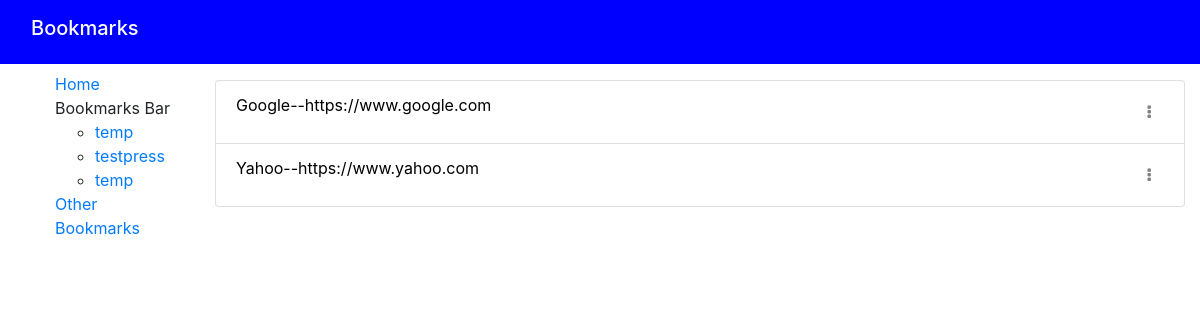
/bookmarks/folderunknown/, run on an earlier commit of the app's database.
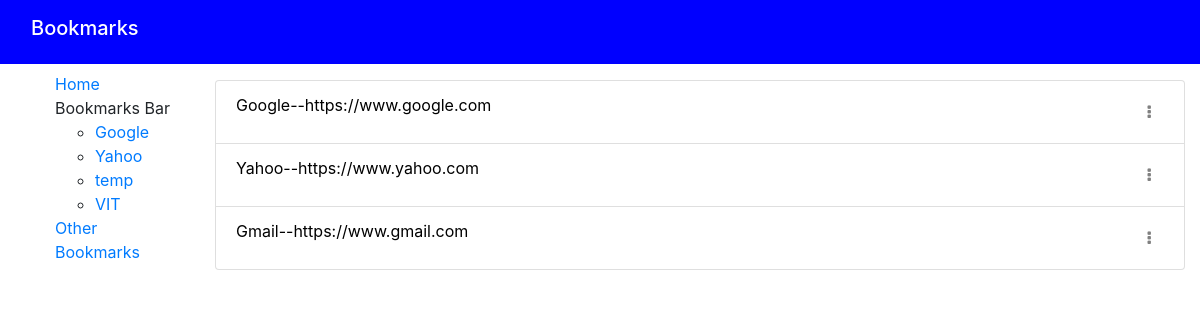
And on a later commit of the database.
### bookmarksapp/models.py (models this page shows, shortened)
class Folder(models.Model):
    name = models.CharField(max_length=200, help_text='Enter the folder name')

class Bookmarks(models.Model):
    name = models.CharField(max_length=200, help_text='Enter a webpage name')
    url = models.CharField(max_length=200, help_text='Enter a webpage url')
    description = models.CharField(max_length=200, help_text='Enter a webpage description')
    tags = TaggableManager(help_text='Enter webpage tags')
    folder = models.ForeignKey('Folder', on_delete=models.CASCADE, null=True, blank=True)

### bookmarksapp/views.py (the view)
# urls.py: path('folderunknown/', views.FolderListUnknown, name='list-folder-unknown'),
def FolderListUnknown(request):
    folder_list = Folder.objects.all()
    folder = Bookmarks.objects.filter(folder=None)
    context = {
        'folder_list': folder_list,
        'folder': folder,
    }
    return render(request, 'bookmarksapp/list_folder_unknown.html', context=context)

### bookmarksapp/templates/bookmarksapp/list_folder_unknown.html (shortened to what this page needs)
{% extends "base_generic.html" %}
{% block content %}
    {% if folder.all %}
    <ul class="list-group">
    {% for bookmark in folder.all %}
        <li class=" list-group-item flex-column align-items-start"><a style="text-decoration: none; color:black;" onmouseover = "this.style.color = 'blue'" onmouseout = "this.style.color = 'black'"  href="{{ bookmark.url }}" target="_blank">{{ bookmark.name }}--{{ bookmark.url }}
        <div class="dropdown show" style="display: inline-block; float: right;">
          <a class="btn" href="#" role="button" id="dropdownItemLink" data-toggle="dropdown" aria-haspopup="true" aria-expanded="false">
            <i class="fa fa-ellipsis-v" style="color: grey;"></i>
          </a>
        </div>
      </a>
        </li>
    {% endfor %}
    </ul>
  {% else %}
    <p>There are no bookmarks in this folder</p>
  {% endif %}
{% endblock %}

### bookmarksapp/templates/base_generic.html (shortened to what this page needs)
<!DOCTYPE html>
<html lang="en">
<head>
  <link rel="stylesheet" href="https://cdn.jsdelivr.net/npm/bootstrap@4.5.3/dist/css/bootstrap.min.css">
  <link rel="stylesheet" href="https://maxcdn.bootstrapcdn.com/font-awesome/4.4.0/css/font-awesome.min.css">
  <link rel="stylesheet" href="https://cdnjs.cloudflare.com/ajax/libs/font-awesome/4.7.0/css/font-awesome.min.css">
  {% load static %}
  <link rel="stylesheet" href="{% static 'css/styles.css' %}">
</head>
<body>
 <nav class="navbar navbar-expand-lg" style="background-color: blue">
  <div class="container-fluid" >
    <h2 class="navbar-brand" style="color: white;">Bookmarks</h2>
  </div>
</nav>
<div class="container-fluid">
    <div class="row">
      <div class="mysidebar col-sm-2 pt-2">
        <ul class="sidebar-nav" style="list-style-type: none;">
          <li> <a href="{% url 'index' %}">Home</a></li>
          <li>Bookmarks Bar
            <ul>
              {% for folder in folder_list %}
              <li><a href="{% url 'list-folder' folder.id %}">{{ folder.name }}</a></li>
              {% endfor %}
            </ul>
          </li>
          <li> <a href="{% url 'list-folder-unknown' %}">Other Bookmarks</a>
          </li>
        </ul>
      </div>
  <div class="col-sm-10 pt-3">
    {% block content %} {% endblock %}
    </div>
  </div>
</div>
</body>
</html>

What changed in the data, as far as the page shows it:
removed Folder: name "testpress"
removed Folder: name "temp"
added Folder: name "Google"
added Folder: name "Yahoo"
added Folder: name "VIT"
added Bookmarks: name "Gmail", url "https://www.gmail.com"
